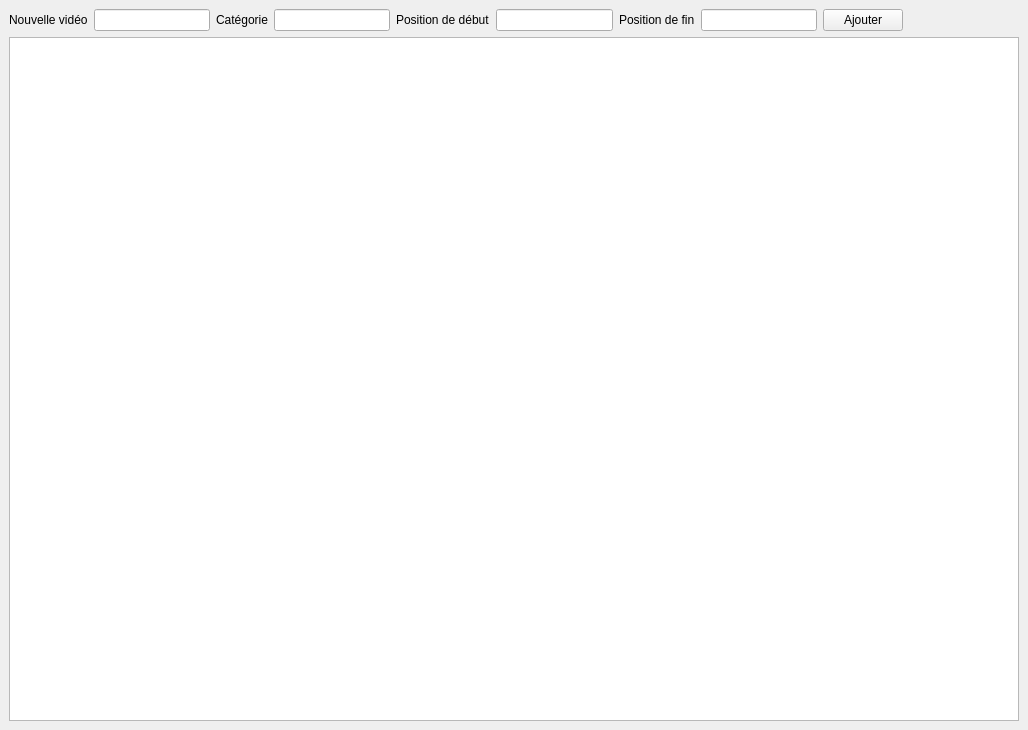
<?xml version="1.0" encoding="UTF-8"?>
<ui version="4.0">
 <class>MainWindow</class>
 <widget class="QMainWindow" name="MainWindow">
  <property name="geometry">
   <rect>
    <x>0</x>
    <y>0</y>
    <width>1028</width>
    <height>730</height>
   </rect>
  </property>
  <property name="windowTitle">
   <string>Gestion des vidéos</string>
  </property>
  <widget class="QWidget" name="centralwidget">
   <layout class="QVBoxLayout" name="verticalLayout">
    <item>
     <layout class="QHBoxLayout" name="horizontalLayout_2">
      <item>
       <widget class="QLabel" name="label">
        <property name="text">
         <string>Nouvelle vidéo</string>
        </property>
       </widget>
      </item>
      <item>
       <widget class="QLineEdit" name="newVideoName_lineEdit"/>
      </item>
      <item>
       <widget class="QLabel" name="label_4">
        <property name="text">
         <string>Catégorie</string>
        </property>
       </widget>
      </item>
      <item>
       <widget class="QLineEdit" name="newVideoCategory_lineEdit"/>
      </item>
      <item>
       <widget class="QLabel" name="label_2">
        <property name="text">
         <string>Position de début</string>
        </property>
       </widget>
      </item>
      <item>
       <widget class="QLineEdit" name="newVideoStartPosition_lineEdit"/>
      </item>
      <item>
       <widget class="QLabel" name="label_3">
        <property name="text">
         <string>Position de fin</string>
        </property>
       </widget>
      </item>
      <item>
       <widget class="QLineEdit" name="newVideoEndPosition_lineEdit"/>
      </item>
      <item>
       <widget class="QPushButton" name="newVideo_button">
        <property name="text">
         <string>Ajouter</string>
        </property>
       </widget>
      </item>
      <item>
       <spacer name="horizontalSpacer">
        <property name="orientation">
         <enum>Qt::Horizontal</enum>
        </property>
        <property name="sizeHint" stdset="0">
         <size>
          <width>40</width>
          <height>20</height>
         </size>
        </property>
       </spacer>
      </item>
     </layout>
    </item>
    <item>
     <widget class="QTableWidget" name="video_db_table"/>
    </item>
   </layout>
  </widget>
 </widget>
 <resources/>
 <connections/>
</ui>
